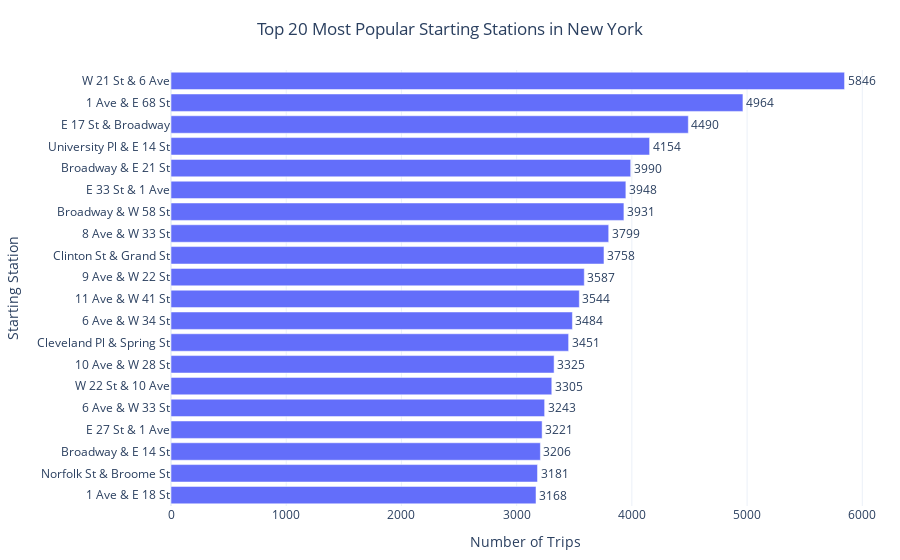

The notebook cell this image was saved under:
### Code cell
# Top stations bar chart(plotly)

import plotly.express as px

START_COL = "start_station_name"   # <-- replace with your column name
TOP_N = 20

top_stations = (
    df[START_COL]
    .value_counts()
    .head(TOP_N)
    .reset_index()
)
top_stations.columns = ["Station", "Trips"]

fig = px.bar(
    top_stations,
    x="Trips",
    y="Station",
    orientation="h",
    text="Trips",
    title=f"Top {TOP_N} Most Popular Starting Stations in New York"
)

fig.update_traces(
    textposition="outside",
    hovertemplate="<b>%{y}</b><br>Trips: %{x:,}<extra></extra>"
)

fig.update_layout(
    template="plotly_white",
    xaxis_title="Number of Trips",
    yaxis_title="Starting Station",
    title_x=0.5,
    height=650,
    margin=dict(l=20, r=20, t=70, b=30)
)

# Make sure the largest bar appears at the top
fig.update_yaxes(autorange="reversed")

fig.show()

### Figure 1 — Plotly figure (JSON) as saved in the notebook; plotly's stock layout.template omitted (floating-point values rounded to 4 significant figures)
{"data": [{"alignmentgroup": "True", "hovertemplate": "<b>%{y}</b><br>Trips: %{x:,}<extra></extra>", "legendgroup": "", "marker": {"color": "#636efa", "pattern": {"shape": ""}}, "name": "", "offsetgroup": "", "orientation": "h", "showlegend": false, "text": [5846, 4964, 4490, 4154, 3990, 3948, 3931, 3799, 3758, 3587, 3544, 3484, 3451, 3325, 3305, 3243, 3221, 3206, 3181, 3168], "textposition": "outside", "type": "bar", "x": [5846, 4964, 4490, 4154, 3990, 3948, 3931, 3799, 3758, 3587, 3544, 3484, 3451, 3325, 3305, 3243, 3221, 3206, 3181, 3168], "xaxis": "x", "y": ["W 21 St & 6 Ave", "1 Ave & E 68 St", "E 17 St & Broadway", "University Pl & E 14 St", "Broadway & E 21 St", "E 33 St & 1 Ave", "Broadway & W 58 St", "8 Ave & W 33 St", "Clinton St & Grand St", "9 Ave & W 22 St", "11 Ave & W 41 St", "6 Ave & W 34 St", "Cleveland Pl & Spring St", "10 Ave & W 28 St", "W 22 St & 10 Ave", "6 Ave & W 33 St", "E 27 St & 1 Ave", "Broadway & E 14 St", "Norfolk St & Broome St", "1 Ave & E 18 St"], "yaxis": "y"}], "layout": {"autosize": true, "barmode": "relative", "legend": {"tracegroupgap": 0}, "margin": {"b": 30, "l": 20, "r": 20, "t": 70}, "title": {"text": "Top 20 Most Popular Starting Stations in New York", "x": 0.5}, "xaxis": {"anchor": "y", "autorange": true, "domain": [0, 1], "range": [0, 6154.0], "title": {"text": "Number of Trips"}, "type": "linear"}, "yaxis": {"anchor": "x", "autorange": true, "domain": [0, 1], "range": [19.5, -0.5], "title": {"text": "Starting Station"}, "type": "category"}}}
